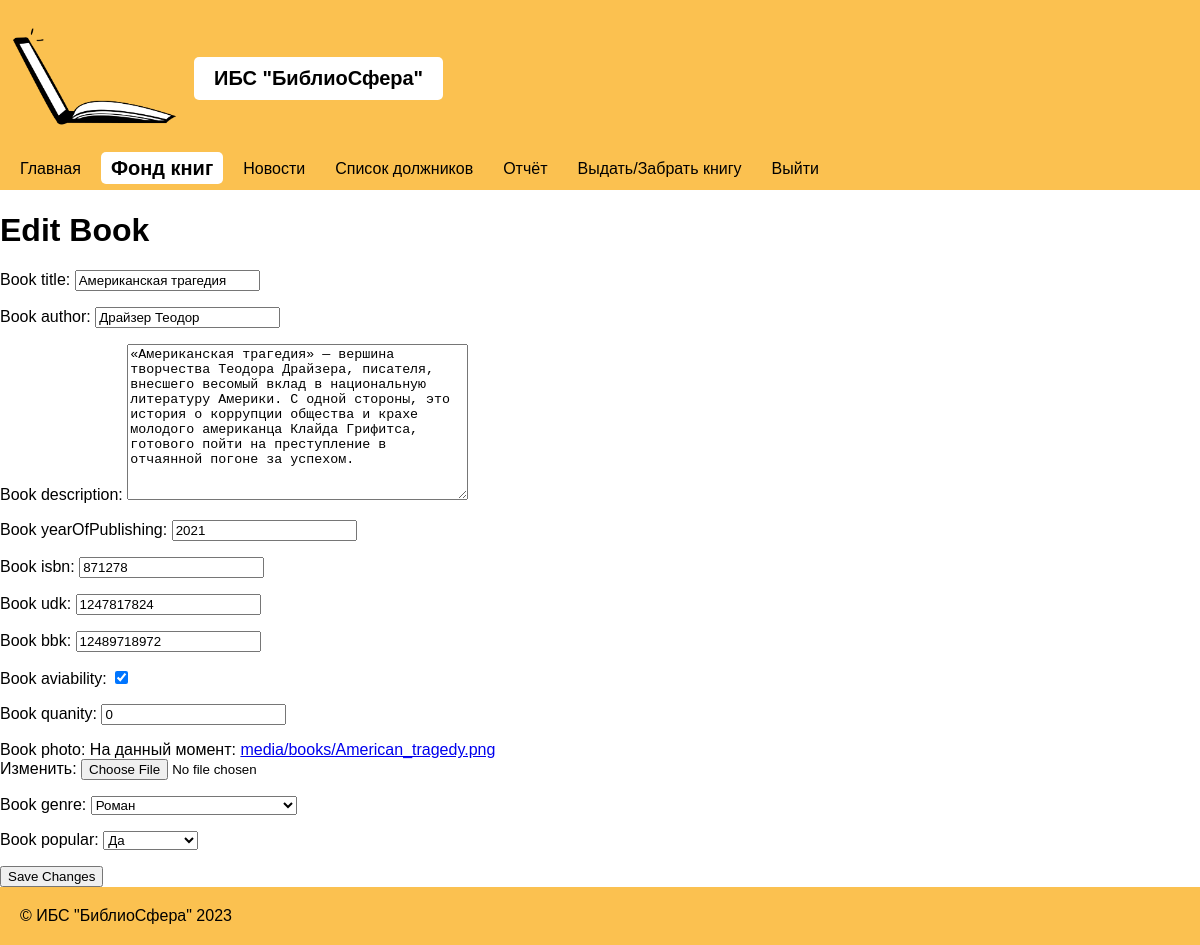
The page /change_book/37/ (signed in) on the database its author committed.
### library/models.py (models this page shows, shortened)
class Book(models.Model):
    book_title = models.CharField(max_length=200)
    book_author = models.CharField(max_length=200)
    book_description = models.TextField(max_length=650)
    book_yearOfPublishing = models.IntegerField()
    book_isbn = models.IntegerField()
    book_udk = models.CharField(max_length=200, null=True)
    book_bbk = models.CharField(max_length=200, null=True)
    book_aviability = models.BooleanField(default=True)
    book_quanity = models.IntegerField(null=True)
    book_photo = models.ImageField(upload_to='media/books', default='media/book_default.jpg')
    book_genre = models.ForeignKey('Book_Category', on_delete=models.CASCADE, null=True)
    book_dateOfAdd = models.DateField(auto_now_add=True, null = True)
    book_popular = models.BooleanField(null=True)
    class Meta:
        verbose_name = '�����'
        verbose_name_plural = '�����'
        ordering = ['book_genre', 'book_title']

### library/views.py (the view)
# urls.py: path('change_book/<int:book_id>/', views.change_book, name='change_book'),
@login_required(login_url='manager_login')
def change_book(request, book_id):
    active_item = '���� ����'
    for item in menu:
        if item['title'].lower() == active_item.lower():
            item['active'] = True
        else:
            item['active'] = False
    book = get_object_or_404(Book, id=book_id)
    if request.method == 'POST':
        form = BookForm(request.POST, request.FILES, instance=book)
        if form.is_valid():
            form.save()
            return redirect('fond')
    else:
        form = BookForm(instance=book)
    context = {
        'menu': menu,
        'form': form,
        'book_id': book_id,
        }
    if not request.user.is_stuff:
        return redirect('permission_denied')
    return render(request, 'manager/change_book.html', context=context)

### library/forms.py
class BookForm(forms.ModelForm):
    class Meta:
        model = Book
        fields = '__all__'

### library/models.py (called while the page is built)
    def __str__(self):
        return self.genre

### library/templates/manager/change_book.html (shortened to what this page needs)
{% extends 'manager/base.html' %}
{% block content %}
<h1>Edit Book</h1>
<form method="POST" enctype="multipart/form-data">
    {{ form.as_p }}
    <button type="submit">Save Changes</button>
</form>
{% endblock %}

### library/static/css/styles_base.css (style rules this page uses)
body { font-family: Arial, sans-serif !important; margin: 0; padding: 0; }

### rows shown on the page
Book: book_title "Американская трагедия", book_author "Драйзер Теодор", book_description "«Американская трагедия» — вершина творчества Теодора Драйзера, писателя, внесшего весомый вклад в национальную литературу Америки. С одной стороны, это история о коррупции общества и крахе молодого американца Клайда Грифитса, готового пойти на преступление в отчаянной погоне за успехом.", book_yearOfPublishing "2021", book_isbn "871278", book_udk "1247817824", book_bbk "12489718972", book_aviability "☑", book_quanity "0", book_genre "Роман", book_popular "Да"

### other values the page prints
{{ i.title }} "Главная" "Фонд книг" "Новости" "Список должников" "Отчёт" "Выдать/Забрать книгу" "Выйти"
